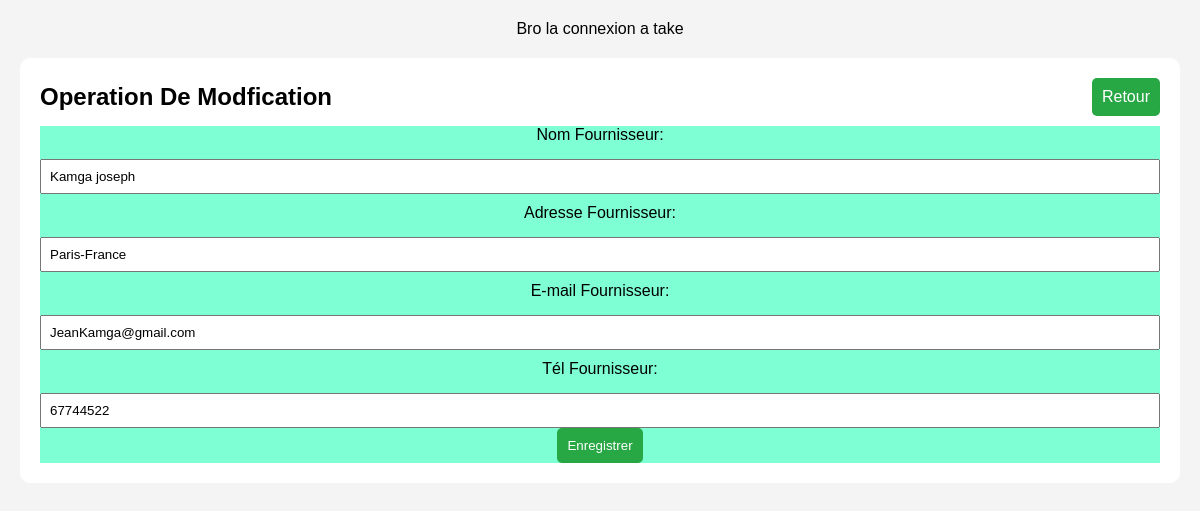
Page /Fournisseurcrud/update-fournisseur.php?id=2 on the committed database.
### tables this page shows
CREATE TABLE IF NOT EXISTS `fournisseurs` (
  `id` int NOT NULL AUTO_INCREMENT,
  `Nom_Fournisseur` varchar(100) NOT NULL,
  `Adresse` varchar(100) NOT NULL,
  `E_Mail` varchar(100) NOT NULL,
  `tel_Fournisseurs` int NOT NULL,
  PRIMARY KEY (`id`)
);

### Entreefunction.php (called while the page is built, shortened)
<?php
    $host = "localhost";
    $username = "root";
    $password = "";
    $database = "newbd";
    $con = mysqli_connect ($host, $username, $password, $database);
    if(!function_exists("getAllEnterById")){
        function getAllEnterById($table, $id){
            global $con;
            $query = "SELECT * FROM $table WHERE id = $id";
            $query_run = mysqli_query($con, $query);
            return $query_run;
        }
    }
?>

### Fournisseurcrud/update-fournisseur.php (the view, shortened to what this page needs)
<?php
    include "../Entreefunction.php";
    $id = $_GET['id'];
?>
        <!DOCTYPE html>
        <html lang="fr">
        <head>
            <link rel="stylesheet" href="../Entreestyle.css">
        </head>
        <body>
            <div id="entryForm">
                <div class="new-enter-and-back">
                    <h2>Operation De Modfication</h2>
                    <a href="../Fournisseurs.php" id="btnNewEntry">Retour</a>
                </div>
                <form id="productForm" method="POST" actions="update.php">
                    <?php
                        if(isset($_GET['id']) && !empty($_GET['id']))    {
                            $entrer = getAllEnterById('fournisseurs', $id);
                            if(mysqli_num_rows($entrer) > 0){
                                $item = mysqli_fetch_assoc($entrer);
                                ?>
                                    <label>Nom Fournisseur: </label>
                                    <input type="text" name="nomFournisseur" value="<?= $item['Nom_Fournisseur'] ?>" required>
                                    <label>Adresse Fournisseur: </label>
                                    <input type="text" name="AdresseFournisseur" value="<?= $item['Adresse'] ?>" required>
                                    <label>E-mail Fournisseur: </label>
                                    <input type="email" name="emailFournisseur" value="<?= $item['E_Mail'] ?>" required>
                                    <label>Tél Fournisseur: </label>
                                    <input type="number" name="telFournisseur" value="<?= $item['tel_Fournisseurs'] ?>" required>
                                <?php
                            }
                        }
                    ?>
                    <button type="submit" name="update_fournisseur">Enregistrer</button>
                </form>
            </div>
        </body>
        </html>

### EntreeStyle.css (style rules this page uses)
* { margin: 0; padding: 0; box-sizing: border-box; }
body { font-family: Arial, sans-serif; background-color: #f4f4f4; text-align: center; padding: 20px; }
a { text-decoration: none; }
button, #btnNewEntry { background-color: #28a745; color: white; border: none; padding: 10px; cursor: pointer; border-radius: 5px; }
#entryForm { background: white; padding: 20px; border-radius: 10px; margin-top: 20px; }
#entryForm label { display: block; margin: 10px 0; }
form { background-color: aquamarine; }
#entryForm input, #entryForm textarea, select { width: 100%; padding: 8px; margin-top: 5px; }
.new-enter-and-back { display: flex; justify-content: space-between; align-items: center; }

### rows in the picture
fournisseurs: nomFournisseur "Kamga joseph", AdresseFournisseur "Paris-France", emailFournisseur "JeanKamga@gmail.com", telFournisseur "67744522"
